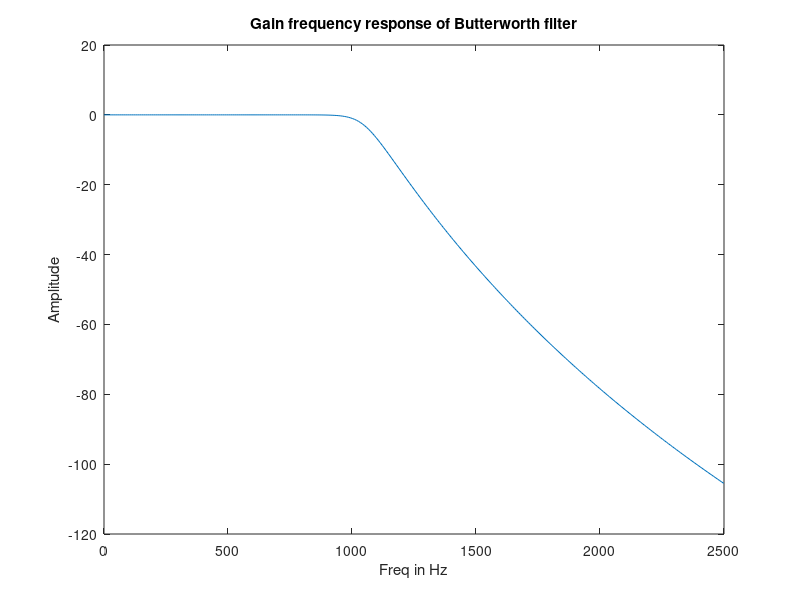
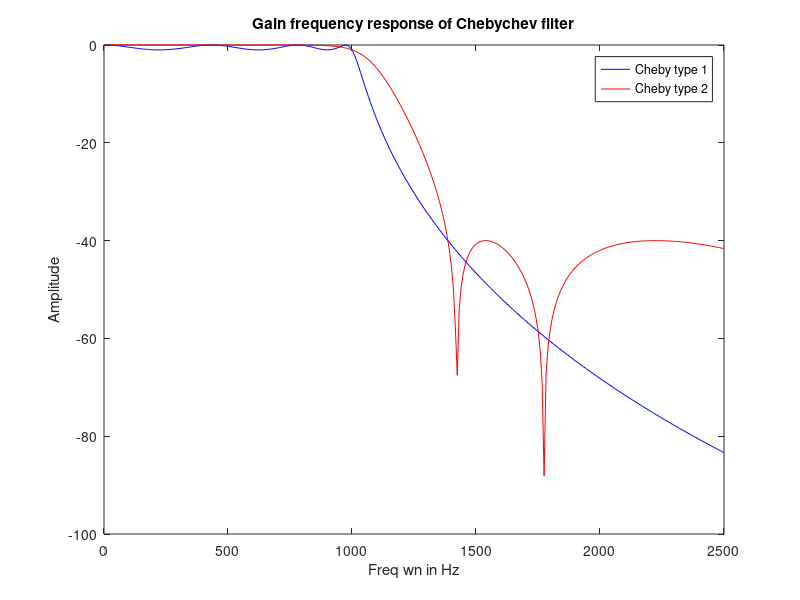
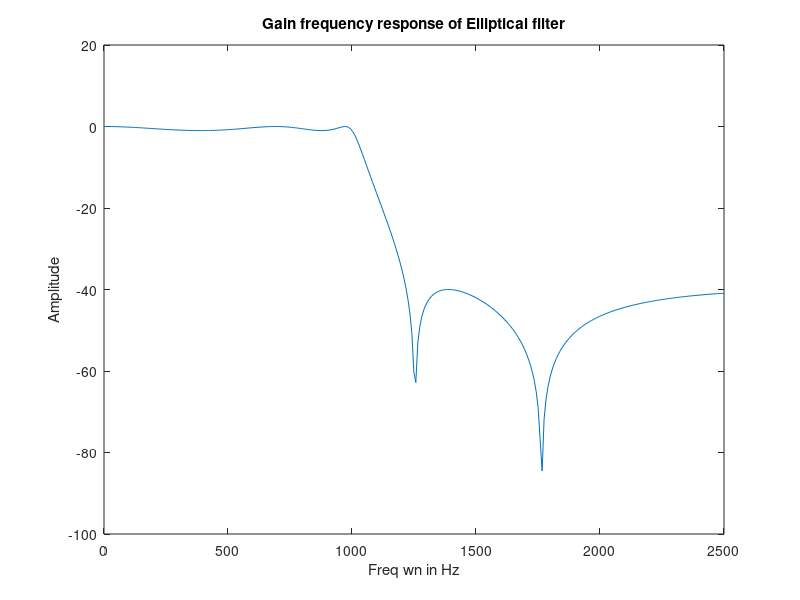

Write MATLAB code to recreate these figures, in order.
wp=2*pi*1000
ws=2*pi*1500
rp=1
rs=40
[N1,wc1]=buttord(wp,ws,rp,rs,'s')
[B1,A1]=butter(N1,wc1,'s')
w=[0:50:5000*pi]
h=freqs(B1,A1,w)
figure(1)
plot(w/(2*pi), 20*log10(abs(h)))
xlabel('Freq in Hz');
ylabel('Amplitude');
title('Gain frequency response of Butterworth filter');
N1
fc1=wc1/(2*pi)

%------------------------------------------
  
[N2,wn1] = cheb1ord(wp,ws,rp,rs,'s');
[B2,A2]=cheby1(N2,rp,wn1,'s');
N2
h2=freqs(B2,A2,w)
[N3,wn2]=cheb2ord(wp,ws,rp,rs,'s');
[B3,A3]=cheby2(N3,rs,wn2,'s');
h3=freqs(B3,A3,w)
figure(2)
plot(w/(2*pi), 20*log10(abs(h2)),'b-', w/(2*pi), 20*log10(abs(h3)),'r-')
xlabel('Freq wn in Hz');
ylabel('Amplitude');
legend('Cheby type 1','Cheby type 2');
title('Gain frequency response of Chebychev filter');
N2
N3
[N4,wn3] = ellipord(wp,ws,rp,rs,'s');
[B4,A4]=ellip(N4,rp,rs,wn3,'s');
h4=freqs(B4,A4,w)
figure(3)
plot(w/(2*pi), 20*log10(abs(h4)))
xlabel('Freq wn in Hz');
ylabel('Amplitude');
title('Gain frequency response of Elliptical filter');


